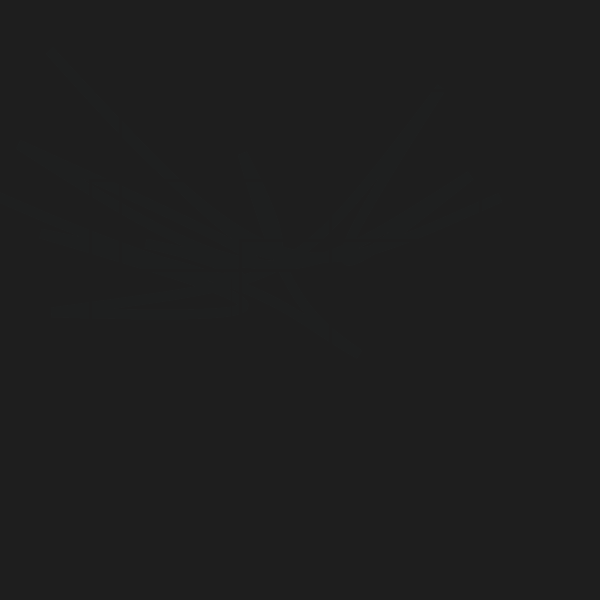
Frame 1 (no input)
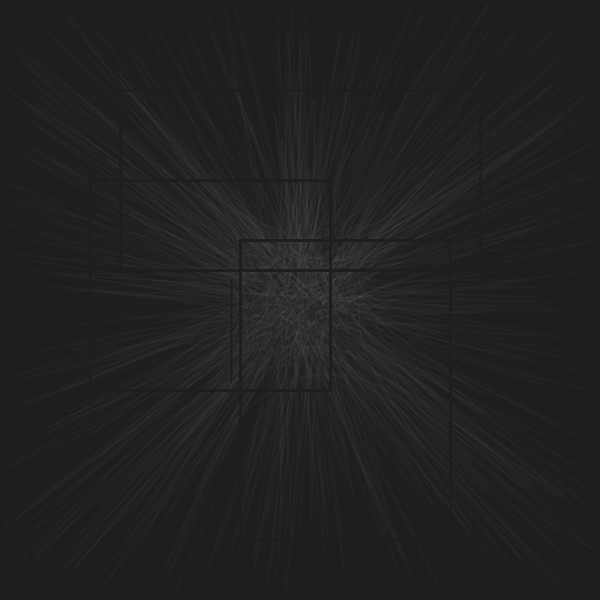
Frame 60 (the mouse pressed at the canvas centre just before this capture)
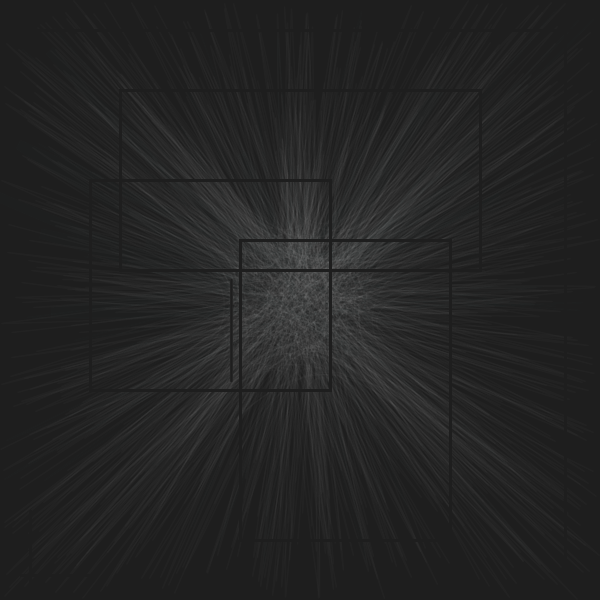
Frame 120 (the mouse held since frame 60 and released just before this capture)

The Processing sketch that drew these frames (run headless with seeded random() and noise(); from frame 60 on, the mouse is pressed at the canvas centre):

// Processing sketch: rectface
// ── rectface.pde
int SIZE = 600;
Scribbler s1, s2,s3;
int baset, tvar;
int SW;
float j = 0;
float[] exes = {random(SIZE*0.25, SIZE*0.75), random(SIZE*0.25, SIZE*0.75), random(SIZE*0.25, SIZE*0.75), random(SIZE*0.25, SIZE*0.75)};


void mousePressed(){
  //background(color(0,100,100, 1));
  s2.white();
}

class Scribbler {
  float x1, y1, x2,y2;
  int slope;
  int r;
  color c;
  int tr;
  color[] colours;
  int cindex;

  Scribbler(float x1, float y1, int r, int s) {
    this.x1 = 0;
    this.y1 = y1;
    this.slope = s;
    this.r = r;
    this.tr = baset + int(random(-tvar, tvar));
    this.colours = new color[] {color(0,100,75),color(0,75,100)};
    this.cindex = 0;
    getNextColour();
  }
  
  void white(){
    c = color(255);
  }
  
  void getNextColour(){
    if(random(5)>4){
      c = color(255);
    } else {
      c = color(random(75), random(75,175), random(75,225)); 
    }
  }
  void move(){
    x2 = random(0, SIZE);

    y2 = y1 + random(-r,r);
    
    if(random(50)>49){
      x1 = SIZE - x1;
      if(random(5)>3){
            getNextColour();
      }
      
    }

    if(y2 >= SIZE || y2 <= 0){
      y2 = random(0, SIZE);
    }
  }
  
  void scribble() {
    
    tr = baset + int(random(-tvar, tvar));
      
    stroke(c, tr);
    move();
    drawSwoosh();
  }
  void drawMark(float x, float y){
    int s = 5;
    ellipse(x, y, s, s);
  }
  
  void drawSwoosh(){
    noFill();
    float n = 10.0;    
    float x= x1+random(-r,r);
    float y=y1+random(-r,r);

//    beginShape();
//    vertex(x,y);
//
//    for(int i = 0; i < n; i++){
//      bezierVertex(x, y, x1+ ((1+i)*(x2-x1)/(n*2)), y1 + ((1+i)*(y2-y1)/(2*n)), x1 + ((1+i)*(x2-x1)/n), y1 + ((1+i)*(y2-y1)/n));
//    }
//    endShape();
//    
      //int r = 100;
   x1 = y1 = SIZE*0.5;
   beginShape();
 
  vertex(x, y);
  
  for(int i = 0; i < n; i++){
  
    bezierVertex(getPoint(x1,r), getPoint(y1,r),getPoint(x1,r), getPoint(y1,r),random(SIZE), random(SIZE));
    }
    
  
    endShape();


    y1 = y2;
  }
  
  int getPoint(float c, int r){
  return int(c) + int(random(0-r,r));
}
   void drawLine(){

    float n = 10.0;    
    for(int i = 0; i < n; i++){
      line(x1, y1, x1 + ((1+i)*(x2-x1)/n), y1);
    }
    y1 = y2;
  }
  
  void drawX(float x, float y){
    line(x-slope,y+slope,x+slope,y-slope);
    line(x-slope, y-slope, x+slope, y+slope);
  }
}


void setup() {
  SW = 10;
  strokeCap(SQUARE);
  surface.setSize(SIZE, SIZE);
  background(30);
  //background(color(0,100,100, 1));
  strokeWeight(SW);
  baset = 5;
  tvar = 0;
  s2 = new Scribbler(random(SIZE), random(SIZE), 25, 5);
//  s1 = new Scribbler(random(SIZE), random(SIZE), 60, 5);

}

void lines() {
  stroke(0, 75);
  strokeWeight(2);
    for(int i = 0; i < exes.length; i++){
          float x = exes[i];

    line(x,SIZE*0.25,x,(SIZE*0.25+(SIZE*0.5/600.0)*j));
    }
    j = (j + 1);
    println(j);
}

void draw() {
//    s1.scribble();
    s2.scribble();
    //fill(30,30,30,2);
    stroke(30);
    strokeWeight(3);
    line(20, 30, SIZE-20, 30);
    line(SIZE-35, 20, SIZE-35, SIZE-25);
    line(20, SIZE-25, 90, SIZE-25);
    line(30, SIZE-90, 30, SIZE-10);
    rect(SIZE*0.4, SIZE*0.4, SIZE*0.35, SIZE*0.5);
    rect(SIZE*0.2, SIZE*0.15, SIZE*0.6, SIZE*0.3);
    rect(SIZE*0.15, SIZE*0.3, SIZE*0.4, SIZE*0.35);
    strokeWeight(1.25);
    //triangle(SIZE*0.385, SIZE*0.465, SIZE*0.27, SIZE*0.465, SIZE*0.385, SIZE*0.58);
    line(SIZE*0.385, SIZE*0.465, SIZE*0.385, SIZE*0.635);
    //triangle(0, 0, SIZE,0, SIZE, SIZE);
    //lines();
    noFill();
//    fill(255,1);
//    stroke(255, 1);
//
//
//    ellipse(SIZE*0.5,SIZE*0.5,50,50);
//        ellipse(SIZE*0.5,SIZE*0.5,40,40);
//            fill(255,10);
//
//            stroke(255, 10);
//
//        ellipse(SIZE*0.5,SIZE*0.5,30,30);
//        ellipse(SIZE*0.5,SIZE*0.5,20,20);
//        ellipse(SIZE*0.5,SIZE*0.5,10,10);
//                ellipse(SIZE*0.5,SIZE*0.5,5,5);
//
//

    //s3.scribble();

}
